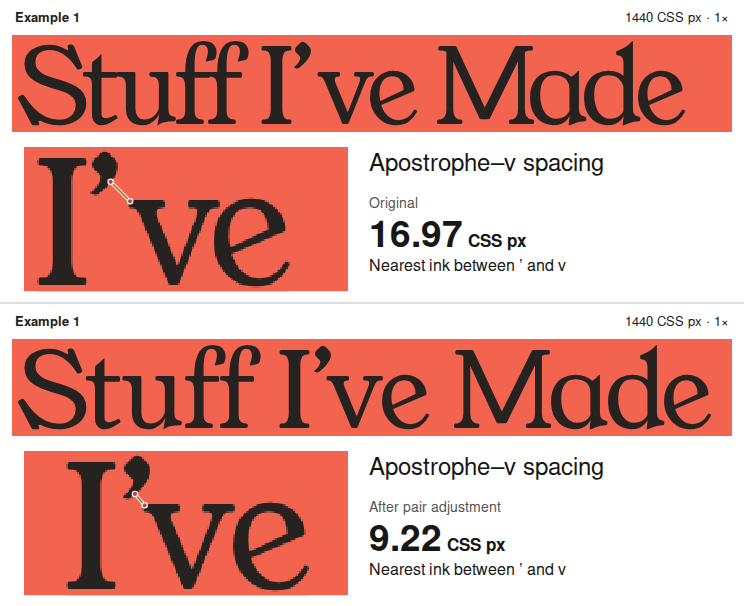
#> input picture example/walkthroughs/example-1-comparison.png, 744 x 606 px
$ python -i encode.py   (imports and definitions only)
#> lines starting #> are read from the running program, lines starting #| are printed output that depends on the picture
"""Encode deterministic Stageshow frames with one palette for the whole loop."""
from pathlib import Path
import sys
import argparse

from PIL import Image, ImageChops, ImageColor

OUT = Path(__file__).resolve().parent
PERIOD_MS = 10800


sys.path.insert(0, str(OUT.parents[1] / "skills/eagle-eye/scripts"))
from proof_style import COLORS


def indexed_frames(frames):
    # Keep every neutral annotation neutral, and reserve exact semantic inks even
    # when a one-pixel stroke occupies too little area for adaptive quantization.
    grays = [(round(i * 255 / 79),) * 3 for i in range(80)]
    inks = [ImageColor.getrgb(COLORS[key]) for key in ("reference", "observed", "distance", "index", "grid")]
    accents = [tuple(round(channel + (255-channel)*level/8) for channel in ink)
               for ink in inks for level in range(8)]
    samples = Image.new("RGB", (320, 128 * len(frames)))
    for i, frame in enumerate(frames):
        samples.paste(frame.resize((320, 128), Image.Resampling.NEAREST), (0, 128*i))
    count = 256 - len(grays) - len(accents)
    sampled = samples.quantize(colors=count).getpalette()[:count * 3]
    entries = [v for rgb in grays + accents for v in rgb] + sampled
    palette = Image.new("P", (1, 1))
    palette.putpalette(entries + [0] * (768-len(entries)))
    lookup = [round(v * 79 / 255) for v in range(256)]
    result = []
    for frame in frames:
        out = frame.quantize(palette=palette, dither=Image.Dither.NONE)
        r, g, b = frame.split()
        neutral = ImageChops.lighter(ImageChops.difference(r, g), ImageChops.difference(g, b)).point(
            lambda v: 0 if v else 255)
        gray = r.point(lookup)
        gray.putpalette(palette.getpalette())
        out.paste(gray, mask=neutral)
        result.append(out)
    return result


def encode(directory):
    paths = sorted(directory.glob("*.png"), key=lambda path: int(path.stem))
    times = [int(path.stem) for path in paths]
    assert times[0] == 0 and times[-1] < PERIOD_MS
    subject, _, size = directory.name.rpartition("-")
    frames = []
    for path in paths:
        with Image.open(path) as shot:
            frames.append(shot.convert("RGB"))
    durations = [stop - start for start, stop in zip(times, times[1:] + [PERIOD_MS])]
    indexed = indexed_frames(frames)
    indexed[0].save(OUT / (directory.name + ".gif"), save_all=True, append_images=indexed[1:],
                    duration=durations, loop=0, optimize=True, disposal=1)
    if size == "wide":
        beats = (1400, 7200) if subject == "example-1" else (3200, 7200)
        still = Image.new("RGB", (744, 606), "#dddddd")
        for y, beat in zip((0, 304), beats):
            still.paste(frames[times.index(beat)], (0, y))
        still.save(OUT / (subject + "-comparison.png"), optimize=True)


# [10 lines not run here, left out]

>>> import cv2
>>> picture = cv2.imread('example-1-comparison.png', cv2.IMREAD_GRAYSCALE)
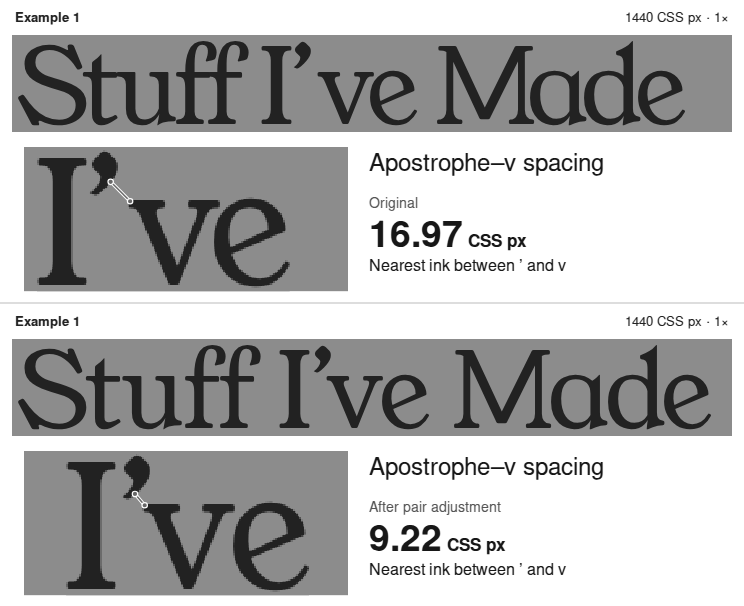
#> picture: shape (606, 744); min 23, max 255, mean 179.8
#> (the run stopped early here; a loop or call above may not have finished)

$ run again, on example/walkthroughs/kerning-comparison.png
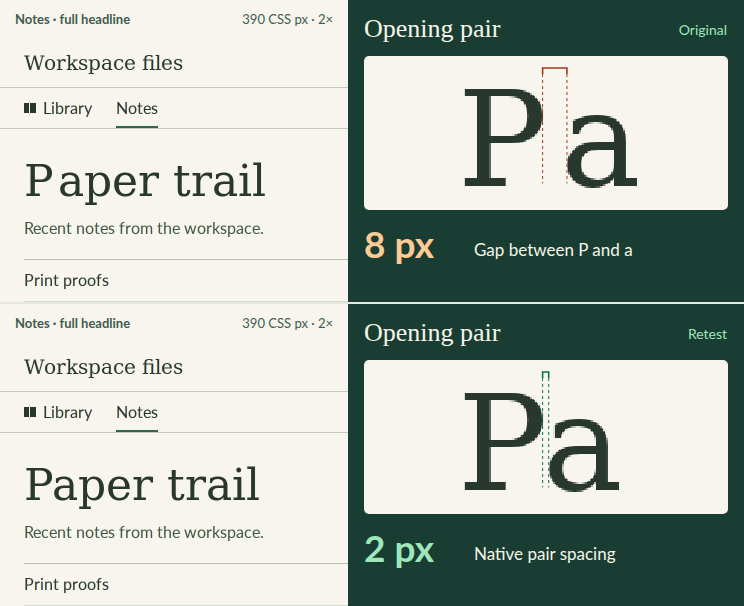
#> input picture example/walkthroughs/kerning-comparison.png, 744 x 606 px
#> `picture = cv2.imread('example-1-comparison.png', cv2.IMREAD_GRAYSCALE)`:
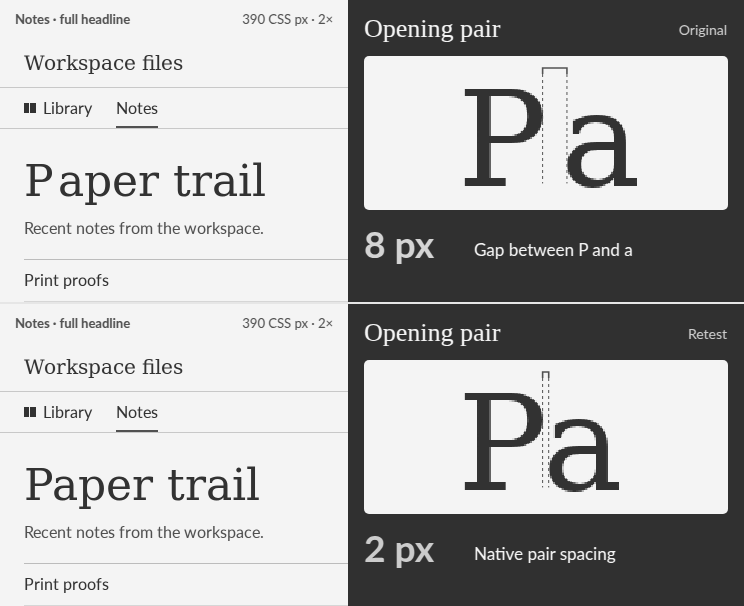
#> picture: shape (606, 744); min 48, max 244, mean 181.7
